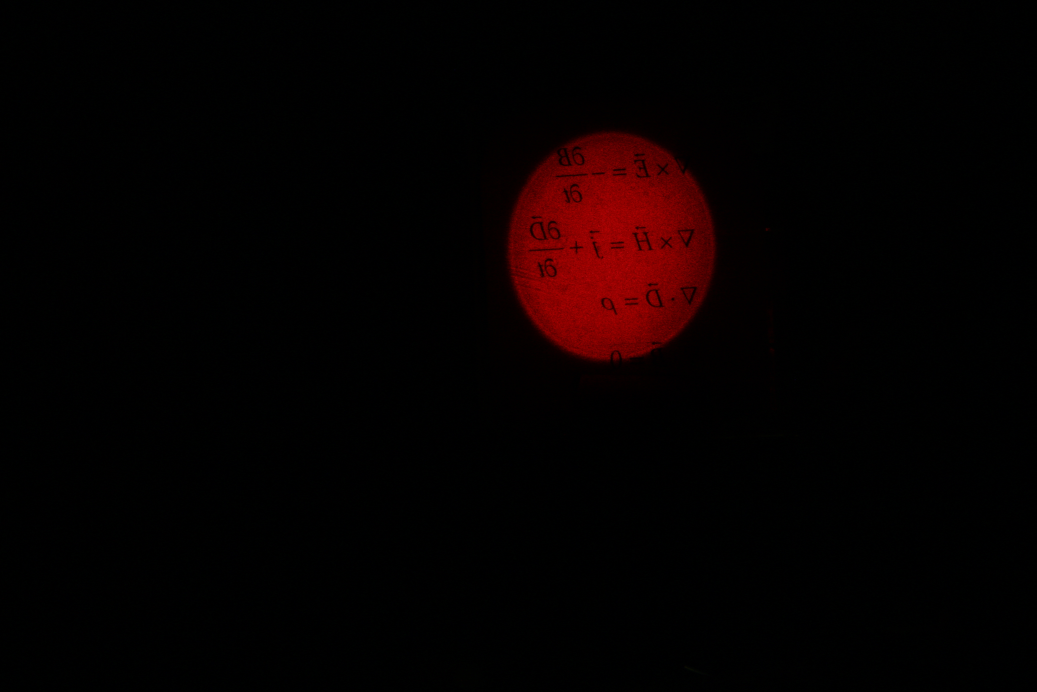
#> input picture exp1_data/maxwell/_MG_8213.JPG, 5184 x 3456 px (shown at 1/5 size); its folder holds only this picture in this run
$ python mapping.py ../exp1_data/maxwell 100
#> lines starting #> are read from the running program, lines starting #| are printed output that depends on the picture
### src/img.py
"""Provids API to images generated in simulations and those from the experiment.  """

import json
import pathlib
import abc
import pathlib

import cv2
import numpy as np

from slider import cv2_slider
from statistics import timeit


class ImgSet(object):
    """Keeps series of images with common origin"""

    def __init__(self, name, imgs, path, pixel_size=None):
        """
        :param name     name of data set
        :param imgs     array of Img items
        :param path     str with dataset location (relative or abs)
        """
        self.name = name
        self.imgs = imgs
        self.pixel_size = pixel_size
        self.path = pathlib.Path(path)
        if not self.path.exists():
            raise RuntimeError(f"given data file dosn't exists {self.path}")

    def __repr__(self):
        return '{}: {} images'.format(self.name, len(self.imgs))

    def __len__(self):
        return len(self.imgs)

    def __iter__(self):
        for i in self.imgs:
            yield i

    def __getitem__(self, i):
        return self.imgs[i]

    # [5 lines left out: function get_dot_for_x, not called in this run]

    @classmethod
    def load_simulation_dataset(cls, data_path, dataset_name):
        """
        This method assumes that out of focus distance x (in mm) is written
        in filenames as imgname_x.(bmp / JPG)
        :param data_path    path directory containing all data
        """
        imgs = []
        for p in pathlib.Path(data_path).iterdir():
            if p.is_file() and (p.suffix == '.bmp' or p.suffix == ".JPG"):
                x = int(p.stem.split('_')[-1])  # reading x from image filename
                imgs.append(SimulationImg('dot', p, x))
        return cls(dataset_name, imgs, data_path)

    # [29 lines left out: function load_experimental_dataset, not called in this run]


class Img(abc.ABC):
    """Abstract image representation. Use ExperimentalImg or SimulationImg."""

    @abc.abstractmethod
    def __init__(self, kind, path, x):
        """
        :param kind     ['img', 'dot']
        :param path     str or Path pointing to image file
        :param x        deblured distance (counting from the focal point)
        """
        self.kind = kind
        self.path = path
        self.x = x
        self.im = None  # waits for self.load_image()

    def __str__(self):
        return f'{self.__class__.__name__}: {self.kind} at {self.x}mm'

    def __repr__(self):
        return f'{self.__class__.__name__}: {self.kind} on {self.path} at {self.x}mm'

    def load_image(self, dtype=None, color_mode=0):
        """Read image files as numpy arrays using opencv python wrapper.
        :param color_mode       1 - color, 0 - greyscale(default), -1 - unchanged
        :param dtype            data type of returned numpy array (ex. np.float32)
                                If any *float* type is used, convert to [0,1] range.
                                If not given original is used.
        :return                 numpy arrays of read image
        """
#> called with color_mode = 0
        im = cv2.imread(str(self.path), color_mode)
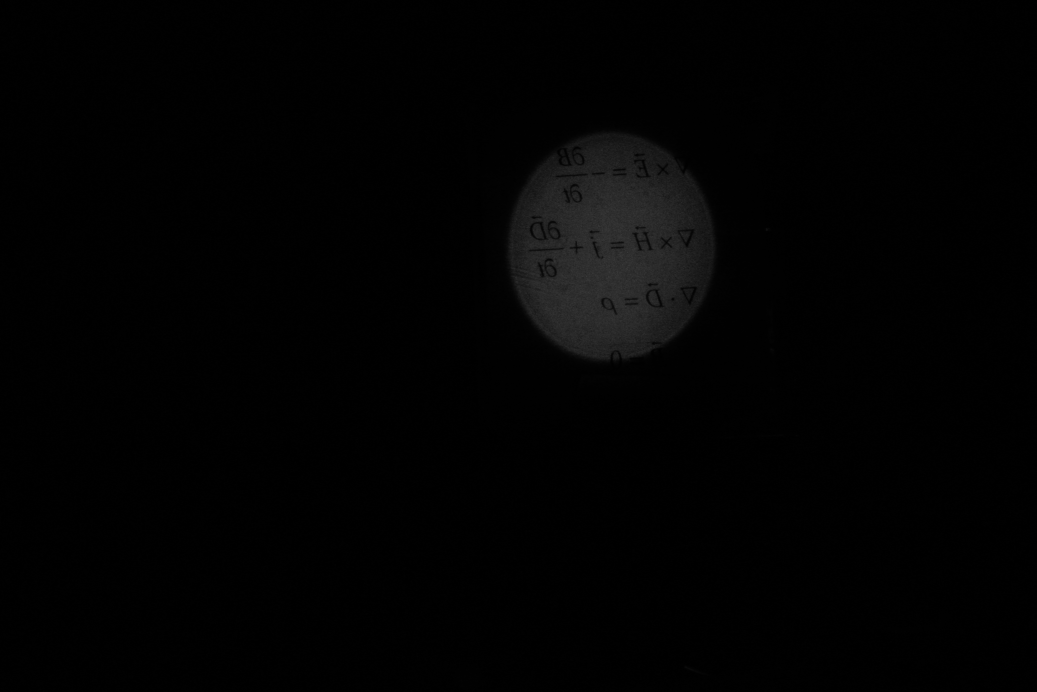
#> im: shape (3456, 5184) (shown at 1/5 size); min 0, max 131, mean 2.4
        if im is None:
            raise OSError('image {} load failed!'.format(self.path))
        # search for normalization factor (max no. to divide by)
        max_no = np.iinfo(im.dtype).max
#> max_no = 255
        if im.dtype != dtype:
            im = np.asarray(im, dtype=dtype)
        if max_no and im.dtype in [np.float16, np.float32, np.float64]:
            im = im / max_no
        self.im = im

    # [15 lines left out: function resize_im, not called in this run]


class ExperimentalImg(Img):
    """represents a shot and image"""
    # [121 lines left out: functions __init__, _find_circle, _find_circle_old, read_a, not called in this run]

class SimulationImg(Img):
    """Stores simulation image and its methods"""
    def __init__(self, kind, x, path):
        super().__init__(kind, x, path)

    def read_a(self, threshold):
        """Calculates CoC from horizontal image crossection at half for height
        :param im           numpy array image
        :param threshold    [0-255]
        :return             diameter of middle maximum
        """
#> called with threshold = 100
        if self.im is None:
            print('im not loaded for this Img')
            return None

        middle_crossection = self.im[int(self.im.shape[0]//2)]
#> middle_crossection = 5184 values, max 46 at index 2898, min 0 at index 3, mean 4
        a_px = 0
        for pixel in middle_crossection:
            if pixel >= threshold:
                a_px += 1
#> this loop made 5184 passes
#> pixel on passes 3 to 5: 1, 0, 0
#> after the loop, a_px = 0
        return a_px


# [12 lines that do not run on import are left out]

### src/mapping.py
import argparse
import datetime
import json

import numpy as np
from matplotlib import pyplot as plt
import cv2

from img import SimulationImg, ImgSet

parser = argparse.ArgumentParser()
parser.add_argument('simulationDir', type=str, help="directory with simulation images")
parser.add_argument('threshold', type=int, help="[0-255] cutoff for diameter read")
parser.add_argument('--output', type=str, help="where to store results")
args = parser.parse_args()

threshold = args.threshold
sampling = 0.001 * 1  # mm to px ratio

f = 250
r = 27.75
d = 2*r

simulation_data = ImgSet.load_simulation_dataset(args.simulationDir, "Airy simulation")

mapping_sim = {}
mapping_prop = {}
for sim in simulation_data:
    sim.load_image()
    a_px_sim = sim.read_a(threshold=threshold)
#> a_px_sim = 0
    a_sim = a_px_sim * sampling
#> a_sim = 0
    mapping_sim[sim.x] = a_sim

x_sim, y_sim = zip(*sorted(mapping_sim.items()))
#> x_sim = (8213,); y_sim = (0,)
x_sim = np.array(x_sim)
#> x_sim = [8213]

# -------------------------------------fitting line---------------------------
# m*x+b = y  =>  y = Ap, whre p=[[m], [b]], A=[[x 1]]
A = np.vstack([x_sim, np.ones(len(x_sim))]).T
#> A = [[8213, 1]]
m, b = np.linalg.lstsq(A, y_sim)[0]
#> m = 0; b = 0

# -------------------------------------put on plot----------------------------
x_mock = np.array([0, x_sim[-1]])
#> x_mock = [0, 8213]
plt.plot(x_mock, d/f*x_mock, 'g-', label=f'Incoherent light (CoC proportionally: a=r*x/f)', linewidth=1, markersize=0)
plt.plot(x_sim, y_sim, 'rx--', label=f'Coherent light - simulations (threshold: {threshold}/255)', linewidth=0, markersize=6)
# without intercept - dont use b below
plt.plot(x_sim, m*x_sim, 'r--', label='Fitted line(simulations)')
plt.title('CoC size along displacement for bigger lens')
plt.xlabel('distance from focal point, x [mm]')
plt.ylabel('spot diameter, a [mm]')
plt.legend()
plt.show()

log_time = datetime.datetime.now()

output_json = {'m': m, 'b': b, 'threshold': threshold, 'experimental_data': mapping_sim, 'generated': str(log_time)}
with open(f'./output_mapping/mapping.json', 'w') as out_file:
    json.dump(output_json, out_file, indent=4)
